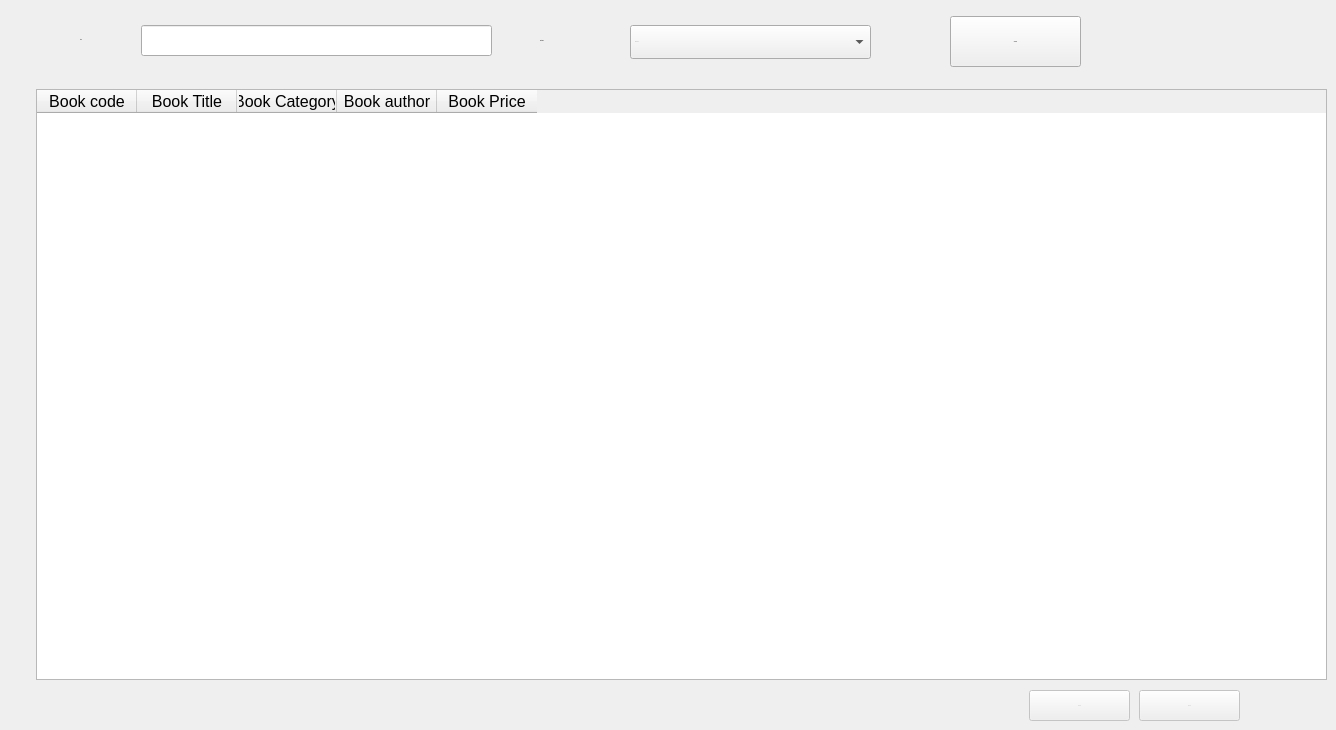
      <widget class="QWidget" name="Search_book_stacked_page">
       <widget class="QTableWidget" name="booksearchtabel">
        <property name="geometry">
         <rect>
          <x>36</x>
          <y>89</y>
          <width>1291</width>
          <height>591</height>
         </rect>
        </property>
        <property name="font">
         <font>
          <pointsize>-1</pointsize>
         </font>
        </property>
        <property name="autoScrollMargin">
         <number>16</number>
        </property>
        <column>
         <property name="text">
          <string>Book code</string>
         </property>
         <property name="font">
          <font>
           <pointsize>12</pointsize>
          </font>
         </property>
         <property name="textAlignment">
          <set>AlignCenter</set>
         </property>
        </column>
        <column>
         <property name="text">
          <string>Book Title</string>
         </property>
         <property name="font">
          <font>
           <pointsize>12</pointsize>
          </font>
         </property>
         <property name="textAlignment">
          <set>AlignCenter</set>
         </property>
        </column>
        <column>
         <property name="text">
          <string>Book Category</string>
         </property>
         <property name="font">
          <font>
           <pointsize>12</pointsize>
          </font>
         </property>
         <property name="textAlignment">
          <set>AlignCenter</set>
         </property>
        </column>
        <column>
         <property name="text">
          <string>Book author</string>
         </property>
         <property name="font">
          <font>
           <pointsize>12</pointsize>
          </font>
         </property>
         <property name="textAlignment">
          <set>AlignCenter</set>
         </property>
        </column>
        <column>
         <property name="text">
          <string>Book Price</string>
         </property>
         <property name="font">
          <font>
           <pointsize>12</pointsize>
          </font>
         </property>
         <property name="textAlignment">
          <set>AlignCenter</set>
         </property>
        </column>
       </widget>
       <widget class="QLineEdit" name="booksearchtitle_btn">
        <property name="geometry">
         <rect>
          <x>141</x>
          <y>25</y>
          <width>351</width>
          <height>31</height>
         </rect>
        </property>
        <property name="font">
         <font>
          <pointsize>-1</pointsize>
         </font>
        </property>
        <property name="placeholderText">
         <string/>
        </property>
       </widget>
       <widget class="QComboBox" name="booksearchcatg_btn">
        <property name="geometry">
         <rect>
          <x>630</x>
          <y>25</y>
          <width>241</width>
          <height>34</height>
         </rect>
        </property>
        <property name="font">
         <font>
          <pointsize>-1</pointsize>
         </font>
        </property>
        <property name="cursor">
         <cursorShape>PointingHandCursor</cursorShape>
        </property>
        <item>
         <property name="text">
          <string>------------</string>
         </property>
        </item>
        <item>
         <property name="text">
          <string>Rent</string>
         </property>
        </item>
        <item>
         <property name="text">
          <string>Retrieve</string>
         </property>
        </item>
       </widget>
       <widget class="QLabel" name="label_4">
        <property name="geometry">
         <rect>
          <x>540</x>
          <y>25</y>
          <width>81</width>
          <height>31</height>
         </rect>
        </property>
        <property name="font">
         <font>
          <pointsize>-1</pointsize>
         </font>
        </property>
        <property name="text">
         <string>Category</string>
        </property>
       </widget>
       <widget class="QPushButton" name="pushButton_15">
        <property name="geometry">
         <rect>
          <x>950</x>
          <y>16</y>
          <width>131</width>
          <height>51</height>
         </rect>
        </property>
        <property name="font">
         <font>
          <pointsize>-1</pointsize>
         </font>
        </property>
        <property name="cursor">
         <cursorShape>PointingHandCursor</cursorShape>
        </property>
        <property name="text">
         <string>Search</string>
        </property>
        <property name="icon">
         <iconset resource="file.qrc">
          <normaloff>:/photos/loupe.png</normaloff>:/photos/loupe.png</iconset>
        </property>
        <property name="iconSize">
         <size>
          <width>30</width>
          <height>30</height>
         </size>
        </property>
       </widget>
       <widget class="QPushButton" name="booksearchimport_btn">
        <property name="enabled">
         <bool>false</bool>
        </property>
        <property name="geometry">
         <rect>
          <x>1029</x>
          <y>690</y>
          <width>101</width>
          <height>31</height>
         </rect>
        </property>
        <property name="font">
         <font>
          <pointsize>-1</pointsize>
         </font>
        </property>
        <property name="cursor">
         <cursorShape>PointingHandCursor</cursorShape>
        </property>
        <property name="text">
         <string>Import</string>
        </property>
       </widget>
       <widget class="QPushButton" name="booksearchexport_btn">
        <property name="enabled">
         <bool>false</bool>
        </property>
        <property name="geometry">
         <rect>
          <x>1139</x>
          <y>690</y>
          <width>101</width>
          <height>31</height>
         </rect>
        </property>
        <property name="font">
         <font>
          <pointsize>-1</pointsize>
         </font>
        </property>
        <property name="cursor">
         <cursorShape>PointingHandCursor</cursorShape>
        </property>
        <property name="text">
         <string>Export</string>
        </property>
       </widget>
       <widget class="QLabel" name="label_41">
        <property name="geometry">
         <rect>
          <x>80</x>
          <y>24</y>
          <width>51</width>
          <height>31</height>
         </rect>
        </property>
        <property name="font">
         <font>
          <pointsize>-1</pointsize>
         </font>
        </property>
        <property name="text">
         <string>Title</string>
        </property>
       </widget>
      </widget>
